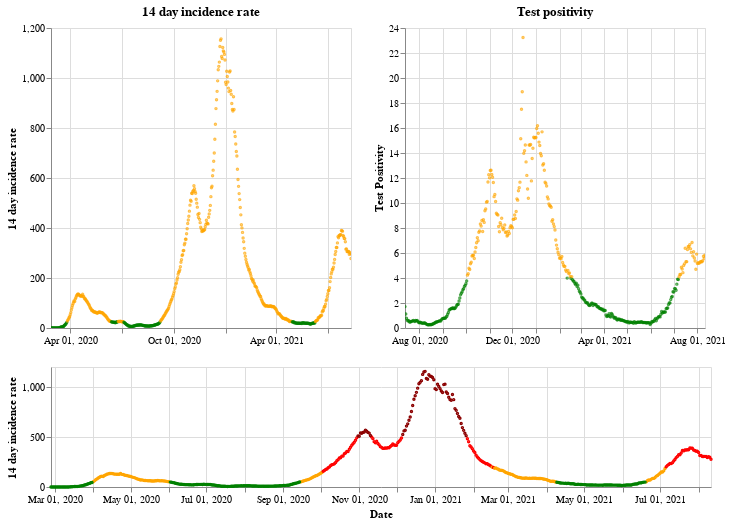

Notebook source saved alongside this figure:
### Markdown cell above
## Wales

### Code cell
plot_traffic_light('Wales')

### Figure 1 — Vega-Lite specification as saved in the notebook (floating-point values rounded to 4 significant figures; data arrays with more than 128 entries replaced by an {"elided": "..."} marker saying what was removed)
{"config": {"view": {"continuousWidth": 400, "continuousHeight": 300}}, "vconcat": [{"hconcat": [{"mark": {"type": "point", "size": 2}, "encoding": {"color": {"condition": {"value": "green", "test": "(datum.twoWeeklyCasesRate <= 25)"}, "value": "orange"}, "tooltip": [{"type": "nominal", "field": "areaName"}, {"type": "temporal", "field": "date"}, {"type": "quantitative", "field": "twoWeeklyCasesRate"}, {"type": "quantitative", "field": "testPositivity"}], "x": {"type": "temporal", "axis": {"title": ""}, "field": "date", "scale": {"domain": {"selection": "DateBrush"}}, "timeUnit": "yearmonthdate"}, "y": {"type": "quantitative", "axis": {"title": "14 day incidence rate"}, "field": "twoWeeklyCasesRate"}}, "title": "14 day incidence rate", "width": 300}, {"mark": {"type": "point", "size": 2}, "encoding": {"color": {"condition": {"value": "green", "test": "(datum.testPositivity <= 4)"}, "value": "orange"}, "tooltip": [{"type": "nominal", "field": "areaName"}, {"type": "temporal", "field": "date"}, {"type": "quantitative", "field": "twoWeeklyCasesRate"}, {"type": "quantitative", "field": "testPositivity"}], "x": {"type": "temporal", "axis": {"title": ""}, "field": "date", "scale": {"domain": {"selection": "DateBrush"}}, "timeUnit": "yearmonthdate"}, "y": {"type": "quantitative", "axis": {"title": "Test Positivity"}, "field": "testPositivity"}}, "title": "Test positivity", "width": 300}]}, {"layer": [{"mark": {"type": "point", "size": 2}, "encoding": {"color": {"condition": {"value": "orange", "test": "(((datum.testPositivity < 4) && (datum.twoWeeklyCasesRate >= 50)) && (datum.twoWeeklyCasesRate < 200))"}, "value": "red"}, "opacity": {"condition": {"value": 1, "test": "((datum.twoWeeklyCasesRate >= 50) && (datum.twoWeeklyCasesRate < 500))"}, "value": 0}, "tooltip": [{"type": "nominal", "field": "areaName"}, {"type": "temporal", "field": "date"}, {"type": "quantitative", "field": "twoWeeklyCasesRate"}, {"type": "quantitative", "field": "testPositivity"}], "x": {"type": "temporal", "axis": {"title": "Date"}, "field": "date", "timeUnit": "yearmonthdate"}, "y": {"type": "quantitative", "axis": {"title": "14 day incidence rate"}, "field": "twoWeeklyCasesRate"}}, "selection": {"DateBrush": {"type": "interval", "encodings": ["x"], "fields": ["Time"]}}}, {"mark": {"type": "point", "size": 2}, "encoding": {"color": {"value": "darkred"}, "opacity": {"condition": {"value": 1, "test": "(datum.twoWeeklyCasesRate >= 500)"}, "value": 0}, "tooltip": [{"type": "nominal", "field": "areaName"}, {"type": "temporal", "field": "date"}, {"type": "quantitative", "field": "twoWeeklyCasesRate"}, {"type": "quantitative", "field": "testPositivity"}], "x": {"type": "temporal", "axis": {"title": "Date"}, "field": "date", "timeUnit": "yearmonthdate"}, "y": {"type": "quantitative", "axis": {"title": "14 day incidence rate"}, "field": "twoWeeklyCasesRate"}}}, {"mark": {"type": "point", "size": 2}, "encoding": {"color": {"condition": {"value": "green", "test": "((datum.testPositivity < 4) && (datum.twoWeeklyCasesRate < 50))"}, "value": "orange"}, "opacity": {"condition": {"value": 1, "test": "(datum.twoWeeklyCasesRate < 50)"}, "value": 0}, "tooltip": [{"type": "nominal", "field": "areaName"}, {"type": "temporal", "field": "date"}, {"type": "quantitative", "field": "twoWeeklyCasesRate"}, {"type": "quantitative", "field": "testPositivity"}], "x": {"type": "temporal", "axis": {"title": "Date"}, "field": "date", "timeUnit": "yearmonthdate"}, "y": {"type": "quantitative", "axis": {"title": "14 day incidence rate"}, "field": "twoWeeklyCasesRate"}}}], "height": 120, "width": 660}], "data": {"name": "data-7362b2948a9f8305f75aa19962d354f1"}, "$schema": "https://vega.github.io/schema/vega-lite/v4.8.1.json", "datasets": {"data-7362b2948a9f8305f75aa19962d354f1": {"elided": "532 records"}}}
